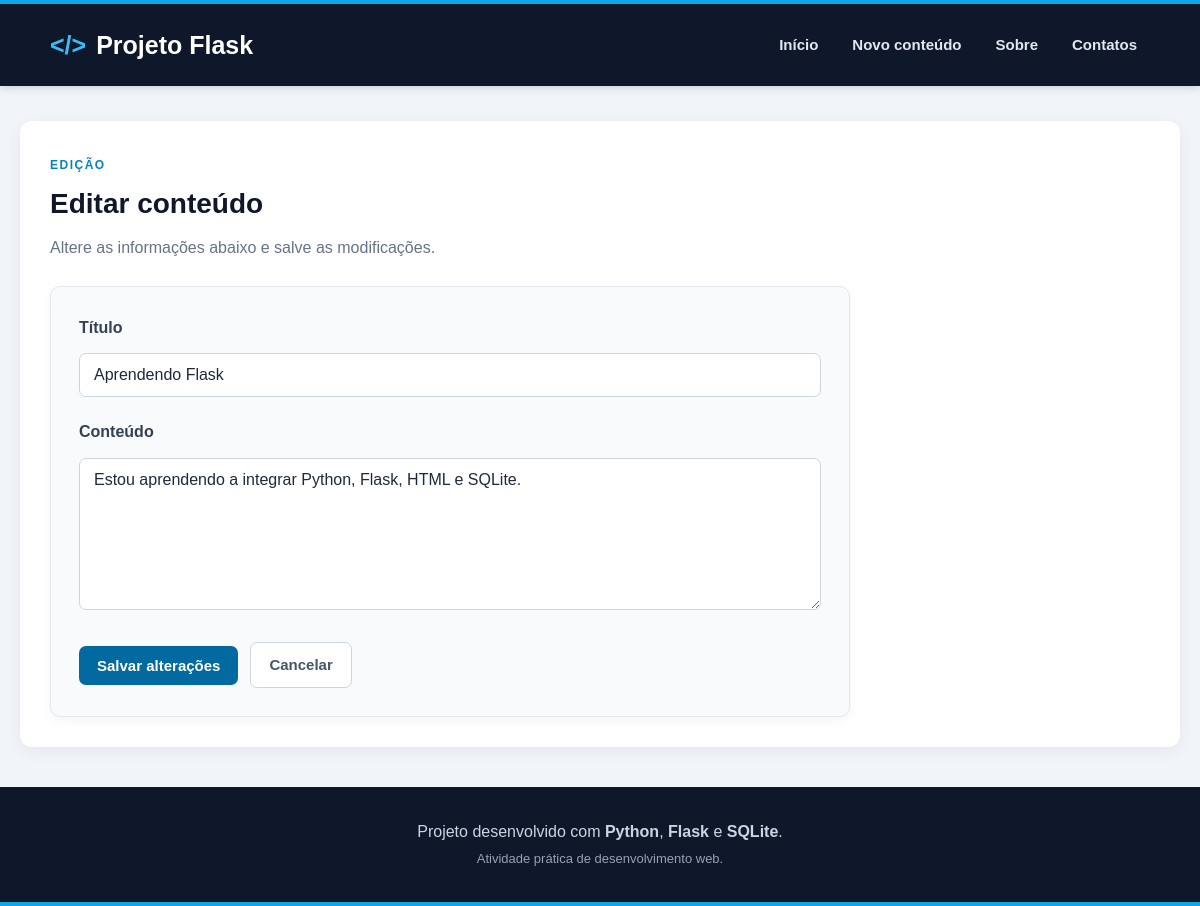
Page /edit/2 on the committed database.
### tables this page shows
CREATE TABLE content (
    c_id INTEGER PRIMARY KEY AUTOINCREMENT,
    c_title TEXT NOT NULL,
    c_text TEXT NOT NULL,
    c_created_at TIMESTAMP DEFAULT CURRENT_TIMESTAMP,
    c_status TEXT DEFAULT 'on'
);

### app.py (the view, shortened to what this page needs)
@app.route("/edit/<int:c_id>", methods=["GET", "POST"])
def edit(c_id):
    with sqlite3.connect(DATABASE) as conn:
        conn.row_factory = sqlite3.Row
        content = conn.execute("""
            SELECT
                c_id,
                c_title,
                c_text,
                c_created_at
            FROM content
            WHERE c_id = ?
              AND c_status = 'on'
        """, (c_id,)).fetchone()
        if content is None:
            return "Conteúdo não encontrado.", 404
    return render_template(
        "edit.html",
        content=content
    )

### templates/edit.html (shortened to what this page needs)
{% extends "_base.html" %}
{% block content %}
<section class="page-header">
    <span class="page-label">
        EDIÇÃO
    </span>
    <h2>Editar conteúdo</h2>
    <p>
        Altere as informações abaixo e salve as modificações.
    </p>
</section>
<section class="form-card">
    <form method="POST">
        <div class="form-group">
            <label for="title">
                Título
            </label>
            <input
                type="text"
                id="title"
                name="title"
                value="{{ content['c_title'] }}"
                placeholder="Digite o título do conteúdo"
                required
            >
        </div>
        <div class="form-group">
            <label for="text">
                Conteúdo
            </label>
            <textarea
                id="text"
                name="text"
                rows="7"
                placeholder="Digite o conteúdo aqui..."
                required
            >{{ content["c_text"] }}</textarea>
        </div>
        <div class="form-actions">
            <button
                type="submit"
                class="btn-primary"
            >
                Salvar alterações
            </button>
            <a
                href="{{ url_for('view', c_id=content['c_id']) }}"
                class="btn-secondary"
            >
                Cancelar
            </a>
        </div>
    </form>
</section>
{% endblock %}

### static/css/style.css (style rules this page uses)
* { box-sizing: border-box; }
html { scroll-behavior: smooth; }
body { margin: 0; font-family: Arial, Helvetica, sans-serif; background-color: #f1f5f9; color: #1e293b; line-height: 1.6; }
h1, h2, h3 { color: #0f172a; }
h2 { margin-top: 0; }
.main-container a { color: #0369a1; font-weight: 600; }
.page-header { margin-bottom: 25px; }
.page-label { display: inline-block; margin-bottom: 7px; color: #0284c7; font-size: 12px; font-weight: bold; letter-spacing: 1.5px; }
.page-header h2 { margin: 0 0 8px; font-size: 28px; }
.page-header p { margin: 0; color: #64748b; }
.form-card { width: 100%; max-width: 800px; padding: 28px; background-color: #f8fafc; border: 1px solid #e2e8f0; border-radius: 10px; box-shadow: 0 4px 12px rgba(15, 23, 42, 0.04); }
.form-card form { margin: 0; }
.form-group { margin-bottom: 22px; }
.form-group label { display: block; margin-bottom: 6px; color: #334155; font-weight: bold; }
input[type="text"], textarea { width: 100%; max-width: 750px; padding: 12px 14px; margin-top: 7px; font-family: Arial, Helvetica, sans-serif; font-size: 16px; color: #1e293b; background-color: white; border: 1px solid #cbd5e1; border-radius: 7px; outline: none; transition: border-color 0.2s, box-shadow 0.2s; }
.form-card input[type="text"], .form-card textarea { max-width: none; }
textarea { min-height: 150px; resize: vertical; }
button { padding: 11px 18px; background-color: #0369a1; color: white; border: none; border-radius: 7px; font-size: 15px; font-weight: bold; cursor: pointer; transition: background-color 0.2s, transform 0.2s, box-shadow 0.2s; }
.form-actions { display: flex; align-items: center; flex-wrap: wrap; gap: 12px; margin-top: 25px; }
.btn-primary { display: inline-block; padding: 11px 18px; background-color: #0369a1; color: white; border: none; border-radius: 7px; text-decoration: none; font-size: 15px; font-weight: bold; cursor: pointer; transition: background-color 0.2s, transform 0.2s; }
.main-container .btn-secondary { display: inline-block; padding: 10px 18px; background-color: white; color: #475569; border: 1px solid #cbd5e1; border-radius: 7px; text-decoration: none; font-size: 15px; font-weight: bold; transition: background-color 0.2s, color 0.2s, border-color 0.2s, transform 0.2s; }

### rows in the picture
content: title "Aprendendo Flask", text "Estou aprendendo a integrar Python, Flask, HTML e SQLite."
